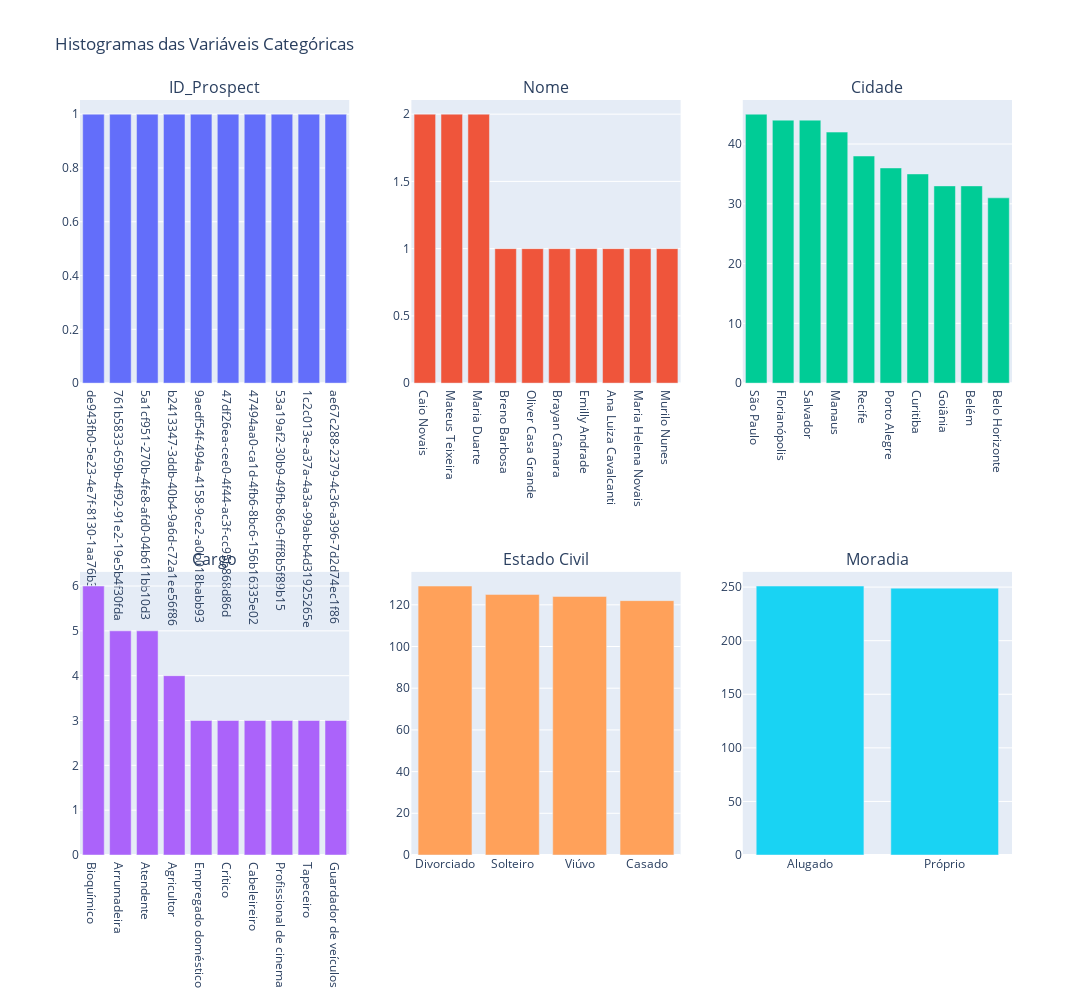

Notebook cell for this chart:
### Markdown cell above
### Gráfico de barras para variáveis categóricas

### Code cell
# Numéro de colunas desejadas
num_cols = 3

# Calcular o número de linhas ncessárias
num_rows = math.ceil(len(cat_vars)/ num_cols)

# Criar subplots
fig = make_subplots(rows=num_rows, cols=num_cols, subplot_titles=cat_vars)

# Adicionar histogramas para cada variável categórica
for i, var in enumerate(cat_vars):
  row = (i // num_cols) + 1
  col = (i % num_cols) + 1

  fig.add_trace(
    go.Bar(x=df_prospects[var].value_counts().index[:10],
           y=df_prospects[var].value_counts().values[:10],
           name=var),
    row=row, col=col
  )

# Atualizar layout
# Atualizar layout para remover a legenda
fig.update_layout(
  height=500*num_rows,
  width=1200,
  title_text="Histogramas das Variáveis Categóricas",
  showlegend=False
)

fig.show()

### Figure 1 — Plotly figure (JSON) as saved in the notebook; plotly's stock layout.template omitted (floating-point values rounded to 4 significant figures)
{"data": [{"name": "ID_Prospect", "type": "bar", "x": ["de943fb0-5e23-4e7f-8130-1aa76b33f4dc", "761b5833-659b-4f92-91e2-19e5b4f30fda", "5a1cf951-270b-4fe8-afd0-04b611bb10d3", "b2413347-3ddb-40b4-9a6d-c72a1ee56f86", "9aedf54f-494a-4158-9ce2-a0b018babb93", "47df26ea-cee0-4f44-ac3f-cc95b868d86d", "47494aa0-ca1d-4fb6-8bc6-156b16335e02", "53a19af2-30b9-49fb-86c9-fff8b5f89b15", "1c2c013e-a37a-4a3a-99ab-b4d31925265e", "ae67c288-2379-4c36-a396-7d2d74ec1f86"], "xaxis": "x", "y": [1, 1, 1, 1, 1, 1, 1, 1, 1, 1], "yaxis": "y"}, {"name": "Nome", "type": "bar", "x": ["Caio Novais", "Mateus Teixeira", "Maria Duarte", "Breno Barbosa", "Oliver Casa Grande", "Brayan Câmara", "Emilly Andrade", "Ana Luiza Cavalcanti", "Maria Helena Novais", "Murilo Nunes"], "xaxis": "x2", "y": [2, 2, 2, 1, 1, 1, 1, 1, 1, 1], "yaxis": "y2"}, {"name": "Cidade", "type": "bar", "x": ["São Paulo", "Florianópolis", "Salvador", "Manaus", "Recife", "Porto Alegre", "Curitiba", "Goiânia", "Belém", "Belo Horizonte"], "xaxis": "x3", "y": [45, 44, 44, 42, 38, 36, 35, 33, 33, 31], "yaxis": "y3"}, {"name": "Cargo", "type": "bar", "x": ["Bioquímico", "Arrumadeira", "Atendente", "Agricultor", "Empregado doméstico", "Crítico", "Cabeleireiro", "Profissional de cinema", "Tapeceiro", "Guardador de veículos"], "xaxis": "x4", "y": [6, 5, 5, 4, 3, 3, 3, 3, 3, 3], "yaxis": "y4"}, {"name": "Estado Civil", "type": "bar", "x": ["Divorciado", "Solteiro", "Viúvo", "Casado"], "xaxis": "x5", "y": [129, 125, 124, 122], "yaxis": "y5"}, {"name": "Moradia", "type": "bar", "x": ["Alugado", "Próprio"], "xaxis": "x6", "y": [251, 249], "yaxis": "y6"}], "layout": {"annotations": [{"font": {"size": 16}, "showarrow": false, "text": "ID_Prospect", "x": 0.1444, "xanchor": "center", "xref": "paper", "y": 1, "yanchor": "bottom", "yref": "paper"}, {"font": {"size": 16}, "showarrow": false, "text": "Nome", "x": 0.5, "xanchor": "center", "xref": "paper", "y": 1, "yanchor": "bottom", "yref": "paper"}, {"font": {"size": 16}, "showarrow": false, "text": "Cidade", "x": 0.8556, "xanchor": "center", "xref": "paper", "y": 1, "yanchor": "bottom", "yref": "paper"}, {"font": {"size": 16}, "showarrow": false, "text": "Cargo", "x": 0.1444, "xanchor": "center", "xref": "paper", "y": 0.375, "yanchor": "bottom", "yref": "paper"}, {"font": {"size": 16}, "showarrow": false, "text": "Estado Civil", "x": 0.5, "xanchor": "center", "xref": "paper", "y": 0.375, "yanchor": "bottom", "yref": "paper"}, {"font": {"size": 16}, "showarrow": false, "text": "Moradia", "x": 0.8556, "xanchor": "center", "xref": "paper", "y": 0.375, "yanchor": "bottom", "yref": "paper"}], "height": 1000, "showlegend": false, "title": {"text": "Histogramas das Variáveis Categóricas"}, "width": 1200, "xaxis": {"anchor": "y", "domain": [0, 0.2889]}, "xaxis2": {"anchor": "y2", "domain": [0.3556, 0.6444]}, "xaxis3": {"anchor": "y3", "domain": [0.7111, 1]}, "xaxis4": {"anchor": "y4", "domain": [0, 0.2889]}, "xaxis5": {"anchor": "y5", "domain": [0.3556, 0.6444]}, "xaxis6": {"anchor": "y6", "domain": [0.7111, 1]}, "yaxis": {"anchor": "x", "domain": [0.625, 1]}, "yaxis2": {"anchor": "x2", "domain": [0.625, 1]}, "yaxis3": {"anchor": "x3", "domain": [0.625, 1]}, "yaxis4": {"anchor": "x4", "domain": [0, 0.375]}, "yaxis5": {"anchor": "x5", "domain": [0, 0.375]}, "yaxis6": {"anchor": "x6", "domain": [0, 0.375]}}}
